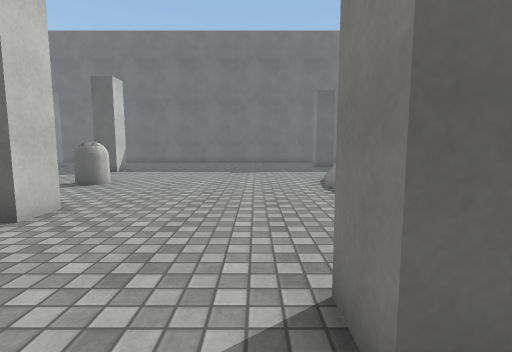
view 1 (above)

24 first-person views from a walk through a Unity game level. The camera is 1.2 m above the floor, tilts 6° down and sees 85° across. The floor is counted in squares, 1 m on a side. Each view is taken from the middle of a square. On the plan, view 1 faces up. The plan holds only what a view shows up to about 13 squares ahead; the rest is blank. The place goes on beyond the plan. The player character is not drawn. Surface patterns are stand-ins for the level's own textures.

view 2
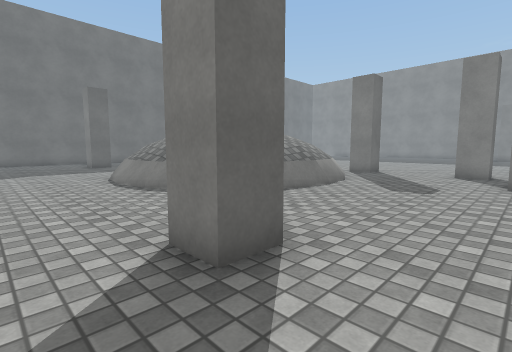

view 3
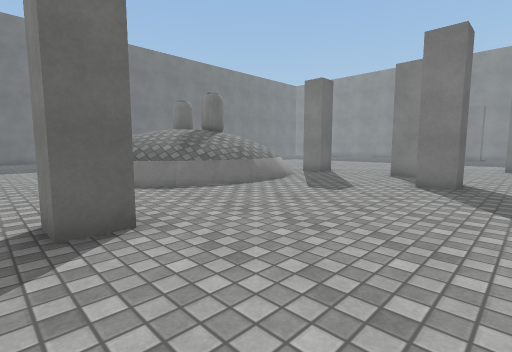

view 4
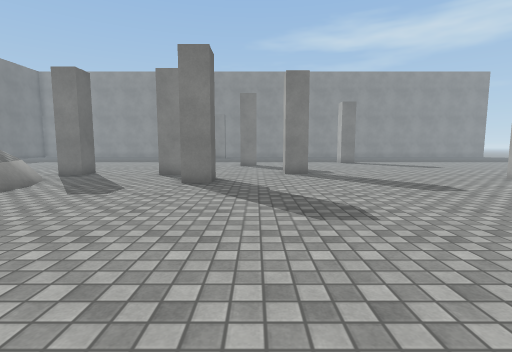

view 5
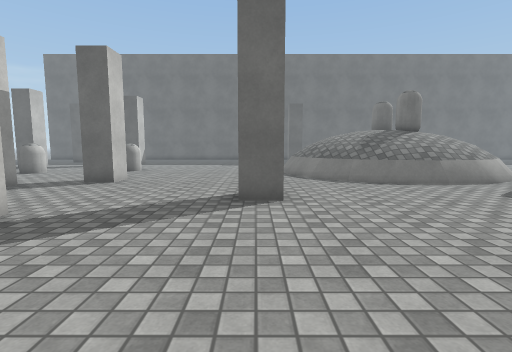

view 6
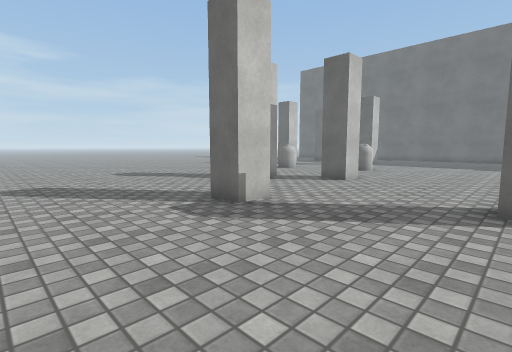

view 7
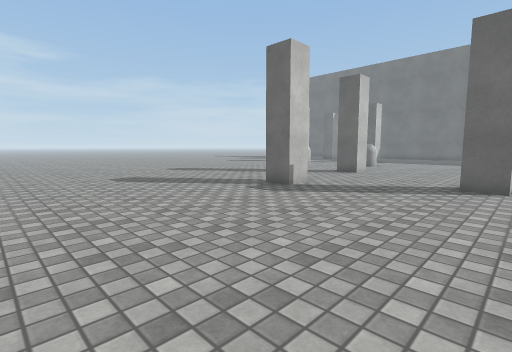

view 8
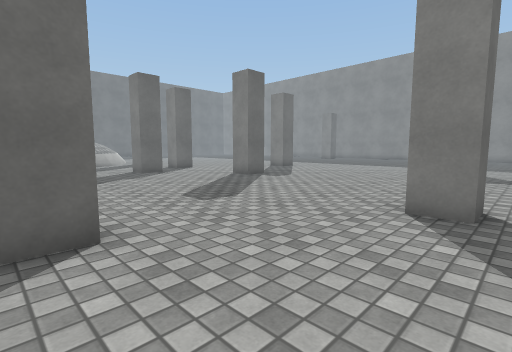

view 9
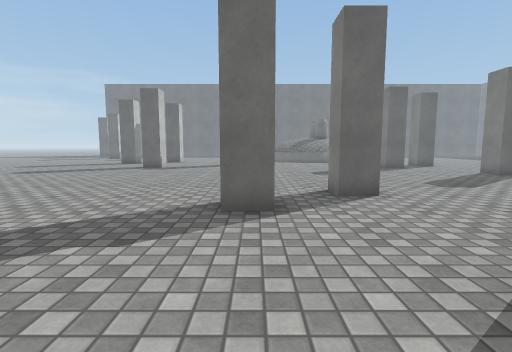

view 10
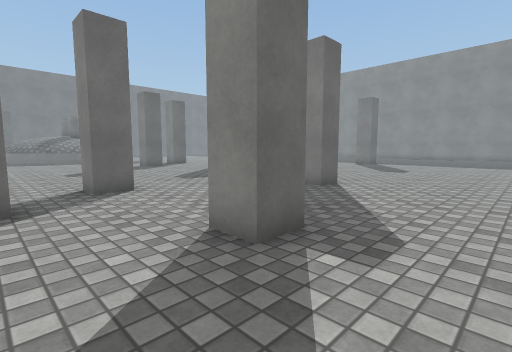

view 11
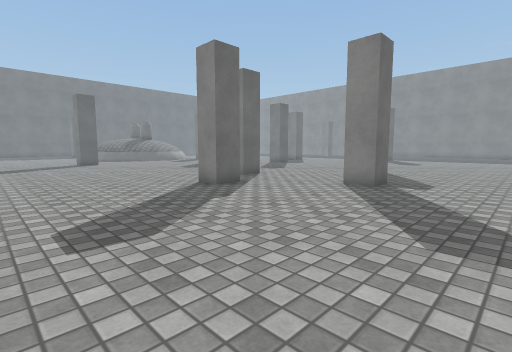

view 12
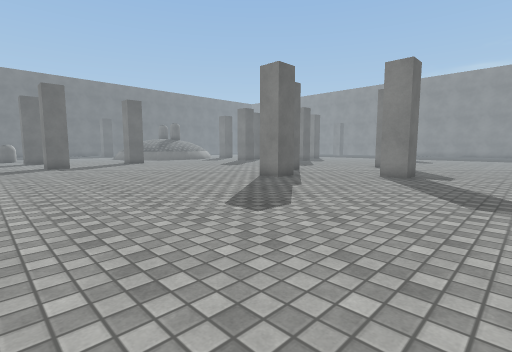

view 13
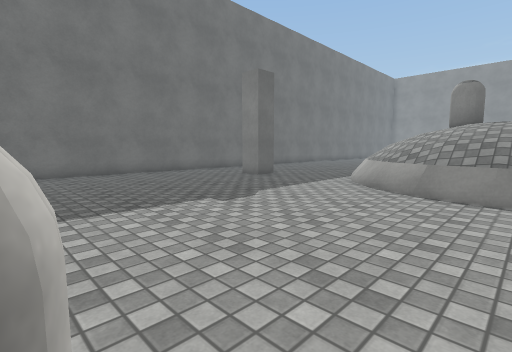

view 14
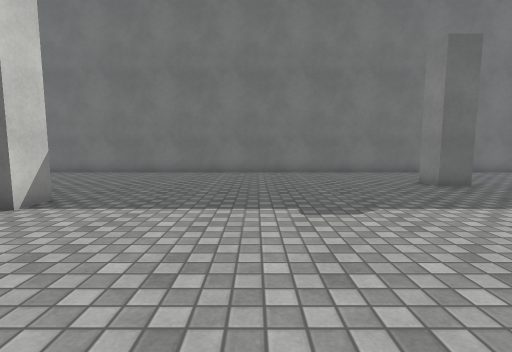

view 15
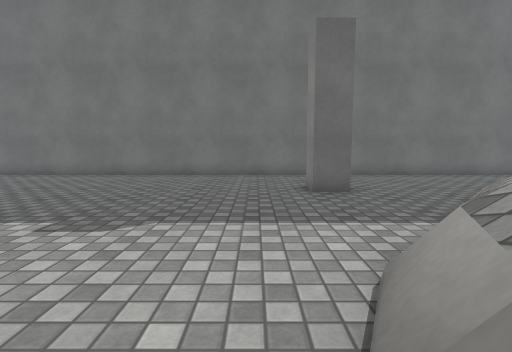

view 16
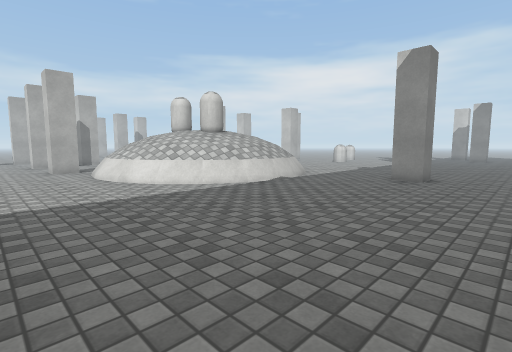

view 17
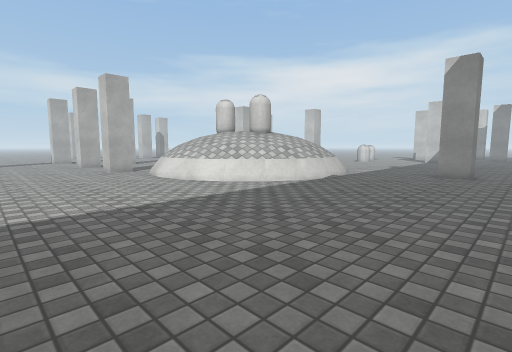

view 18
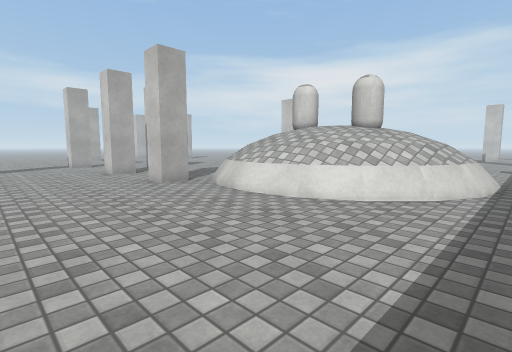

view 19
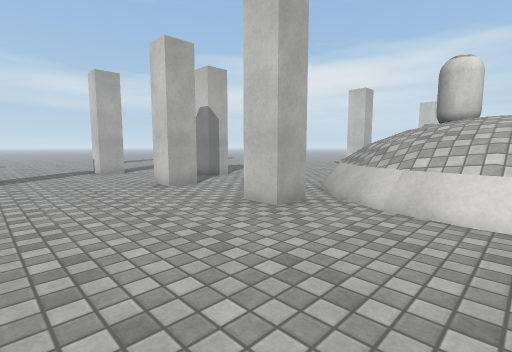

view 20
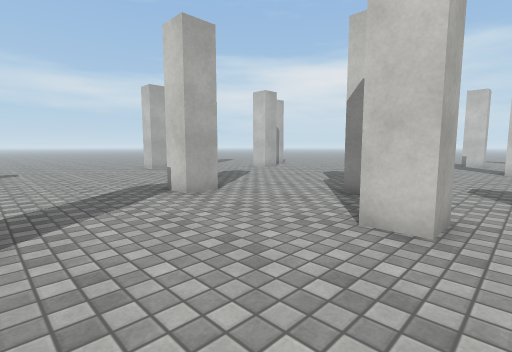

view 21
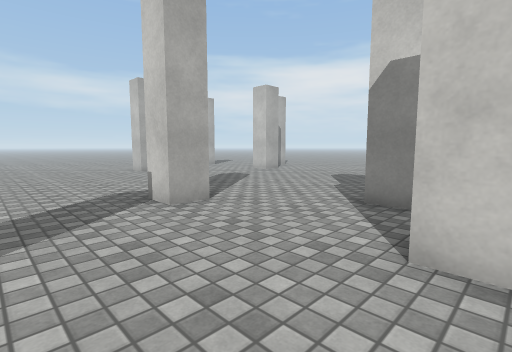

view 22
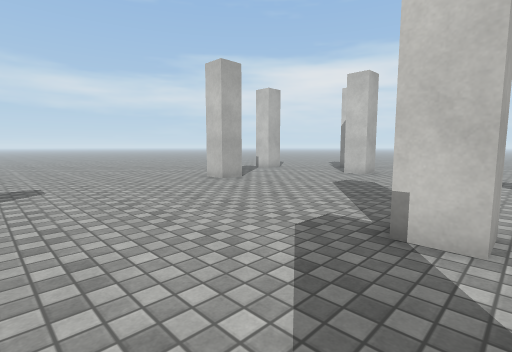

view 23
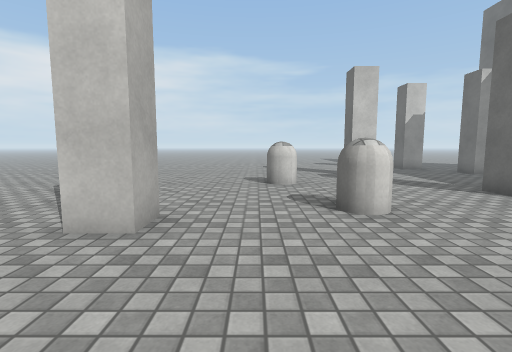

view 24
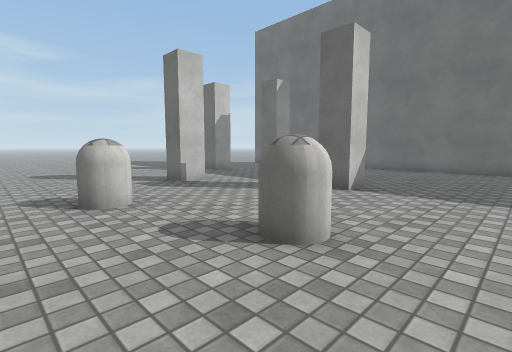

### Floor plan
Key: @ floor where view 1 was taken; # wall or solid block; . floor; = window, fence, low wall or low ledge; ^ raised ledge; O other object.
Columns run from 9 left of view 1 to 17 right of it. Each row starts with its distance up from view 1.
 21 #######################
 20 ....................... .
 19 ......................... .
 18 ..........................
 17 .............#.............
 16  ..........................
 15   .........................
 14 ..#........................
 13 ..............=^^^=........
 12 .............^^^^^^^.......
 11 ............=^^^^^^^=......
 10 ............^^^^^O^^^......
  9 ...OO.......^^^^  ^^^=.....
  8 O...........^^^^  ^^^=.....
  7 O...........^^^^OO^^^......
  6 ............=^^^^^^^=......
  5 .....#.......=^^^^^^.#.....
  4 ..............==^==........
  3   #........................
  2   ........#................
  1 .....................##....
  0 .........@...........##....
 -1 .....#.............#.......
 -2 ..........................#
 -3 ..........................
 -4 ...........................
 -5 ......................#....
 -6 ...........................
 -7 ...........................
 -8 ...........................
 -9   ...........##............
-10   ...........##............
-11   ........# ...............
-12   ........##...............
-13   .................#.......
-14   .........................
-15   ............#............
-16   .........................
-17   .........................
-18    .......................
-19   . .............      ...

Positions as (right, up) in squares from view 1, and headings:
1: (0, 0), facing up
2: (-1, -1), facing up-right
3: (0, -3), facing up-right
4: (0, -3), facing right
5: (1, -5), facing up
6: (1, -5), facing up-left
7: (2, -8), facing up-left
8: (4, -14), facing up-right
9: (2, -17), facing up
10: (2, -18), facing up-right
11: (-4, -19), facing up-right
12: (-7, -19), facing up-right
13: (-5, 8), facing up-right
14: (-2, 8), facing up
15: (2, 9), facing up
16: (15, 20), facing down-left
17: (17, 19), facing down-left
18: (17, 14), facing down-left
19: (17, 9), facing down-left
20: (17, 2), facing down-left
21: (16, 1), facing down-left
22: (17, -4), facing down-left
23: (0, 7), facing left
24: (-3, 6), facing up-left
